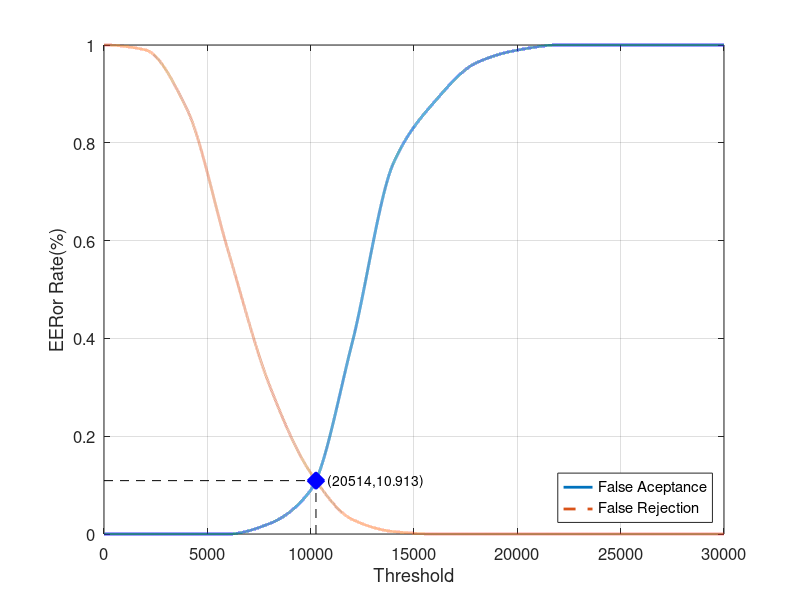
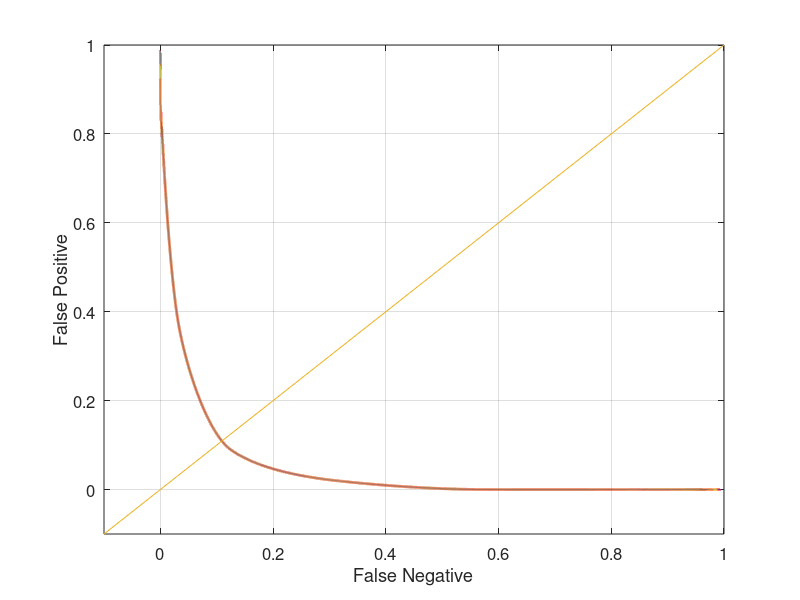

Here is the MATLAB script that generated these plots, in order:
close all;
clear;
clc;
x = 0:2000:30000;
xq = 0:0.5:30000;

y0 = [0 0 0 0 0.0210526 0.0894737 0.389474 0.757895 0.884211 0.963158 0.989474 1 1 1 1 1]
yy0 = interp1(x, y0, xq, 'pchip');
y1 = [1 0.99 0.87 0.58 0.305 0.125 0.03 0.005 0 0 0 0 0 0 0 0]
yy1 = interp1(x, y1, xq, 'pchip');

% Calculating EER: 
y2 = abs(y0 - y1);
find(y2 == min(y2))
yy2 = abs(yy0 - yy1);
xEER = find(yy2 == min(yy2));
xEERIndex = xq(xEER) % X-axis EER
yEER = yy0(xEER) % Y-axis EER

main = figure
plot(xq, yy0,'-','LineWidth', 2);	hold on
plot(xq, yy1,'--','LineWidth', 2);	hold on
plot([xEERIndex xEERIndex], [0 yEER], 'k--');	hold on
plot([0 xEERIndex], [yEER yEER], 'k--');	hold on
plot(xEERIndex, yEER, 'bx', 'LineWidth', 10);	hold on
text(xEERIndex, yEER,strcat('    (', num2str(xEER), ', ', num2str(yEER * 100), ')'))
legend('False Aceptance', 'False Rejection', 'Location', 'SouthEast')
xlabel('Threshold')
ylabel('EERor Rate(%)')
set(gca, 'FontSize', 12)
axis([0 30000 0 1])
grid on

print(main, 'Database2_2Main', '-dpng');
FNRxFPR = figure('Color', [1 1 1]);
plot(yy1, yy0, '-', yy1, yy0, 'LineWidth', 2);
hold on
y = -0.1:0.1:1
plot(y, y); 
set(gca, 'FontSize', 12)
xlabel('False Negative')
ylabel('False Positive')
axis([-0.1 1 -0.1 1])
set(gca, 'FontSize', 12)
grid on

print(FNRxFPR, 'Database2_2FNRxFPR','-dpng');
